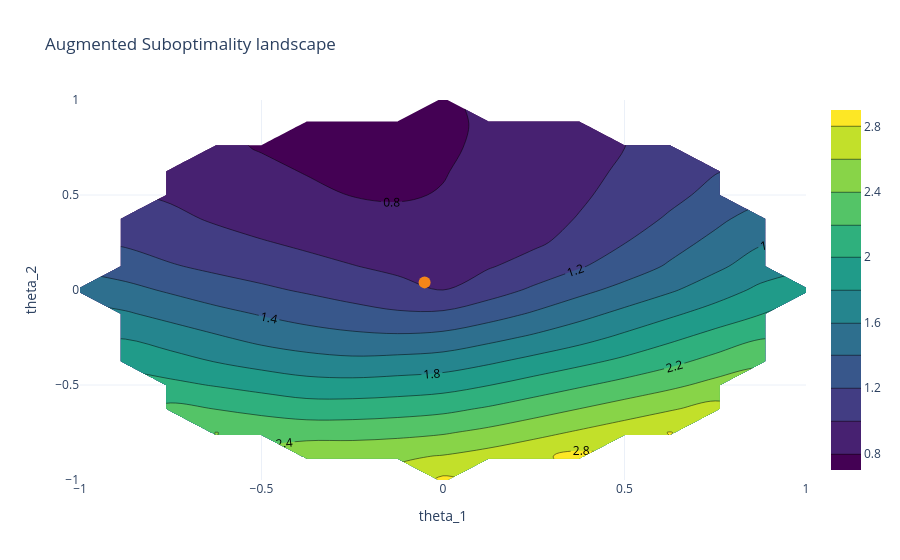

Notebook source saved alongside this figure:
### Markdown cell above
## 6. Loss landscape over $\theta$

This contour plot evaluates ASL across the two-dimensional parameter domain. Increase `resolution` only when you want a finer but slower plot.

### Code cell
loss_figure = plot_loss_landscape_2d(
    problem, noisy_data, io.AugmentedSuboptimalityLoss(),
    result=asl_result, resolution=17)
display(loss_figure)

### Figure 1 — Plotly figure (JSON) as saved in the notebook; plotly's stock layout.template omitted (floating-point values rounded to 4 significant figures; data arrays with more than 128 entries replaced by an {"elided": "..."} marker saying what was removed)
{"data": [{"colorscale": [[0.0, "#440154"], [0.1111, "#482878"], [0.2222, "#3e4989"], [0.3333, "#31688e"], [0.4444, "#26828e"], [0.5556, "#1f9e89"], [0.6667, "#35b779"], [0.7778, "#6ece58"], [0.8889, "#b5de2b"], [1.0, "#fde725"]], "contours": {"showlabels": true}, "type": "contour", "x": [-1.0, -0.875, -0.75, -0.625, -0.5, -0.375, -0.25, -0.125, 0.0, 0.125, 0.25, 0.375, 0.5, 0.625, 0.75, 0.875, 1.0], "y": [-1.0, -0.875, -0.75, -0.625, -0.5, -0.375, -0.25, -0.125, 0.0, 0.125, 0.25, 0.375, 0.5, 0.625, 0.75, 0.875, 1.0], "z": {"elided": "17x17 float values"}}, {"marker": {"color": "#F58518", "size": 12}, "mode": "markers", "name": "estimate", "type": "scatter", "x": [-0.05064], "y": [0.0401]}], "layout": {"title": {"text": "Augmented Suboptimality landscape"}, "xaxis": {"title": {"text": "theta_1"}}, "yaxis": {"title": {"text": "theta_2"}}}}
